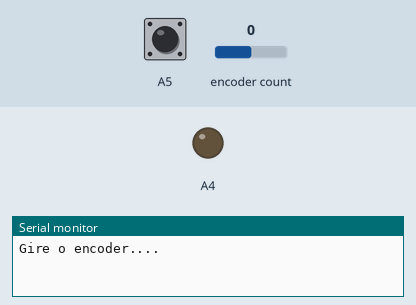
A sketch run on a simulated Arduino Uno, built with avr-gcc and run on an emulated ATmega328P. Shown: output pins drawn as LEDs (lit = HIGH), the last lines printed to the serial monitor. The test bench sets the inputs (shaded band); at power-on: A5 HIGH, encoder count 0.

Above: at 1.2 s.
1.3 s: A5 pulled LOW for 0.15 s
At 1.8 s:
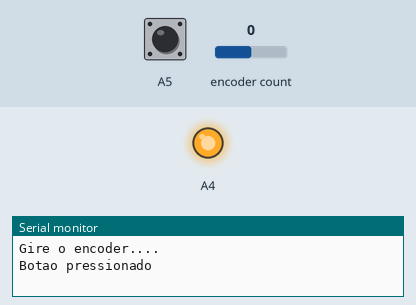
4.4 s: A5 pulled LOW for 1 s
At 5.4 s:
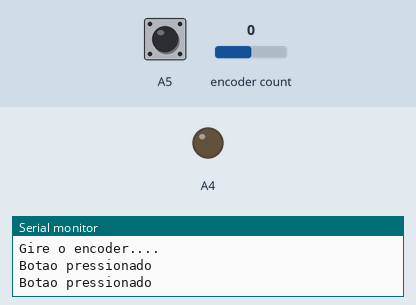
6.9 s: A5 pulled LOW for 3.2 s
At 7.3 s:
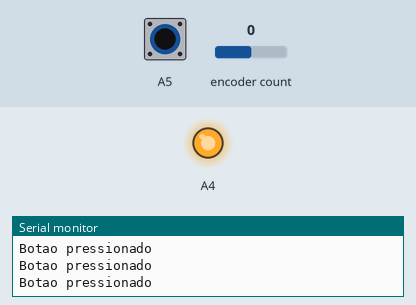
Timing chart, 0 to 9.9 s (numbered marks = the images above; inputs shaded):
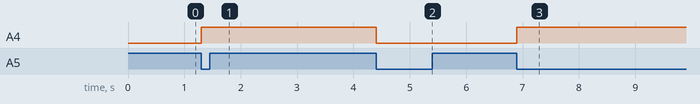

The sketch:

encoder.ino
```cpp
//Programa : Teste basico encoder Arduino
//Autor : Arduino e Cia

//Carrega a biblioteca do encoder
#include "RotaryEncoder.h"

//Pinos de ligacao do encoder
RotaryEncoder encoder(A3, A2);

//Variavel para o botao do encoder
int botao1 = 0;
int newPos = 0;

//Valvula
int valvula = 0;

void setup()
{
  Serial.begin(9600);
  Serial.println("Gire o encoder....");
  pinMode(A5, INPUT);
  pinMode(A5, INPUT_PULLUP);
  pinMode(A4, OUTPUT);

}

void loop()
{
  //Verifica se o botao do encoder foi pressionado
  botao1 = digitalRead(A5);
  if (botao1 != 1)
  {
    Serial.println("Botao pressionado");
    if (valvula == 0){
      digitalWrite(A4, HIGH);
      valvula = 1;
    }else{
      digitalWrite(A4, LOW);
      valvula = 0;
    }
    while (digitalRead(A5) == 0)
      delay(100);
  }

  //Le as informacoes do encoder
  static int pos = 0;
  encoder.tick();
  int newPos = encoder.getPosition();
  //Se a posicao foi alterada, mostra o valor
  //no Serial Monitor
  if (pos != newPos) {
    Serial.print(newPos);
    Serial.println();
    pos = newPos;
  }
}
```

Measured:
- after the input at 1.3 s, A4: LOW → HIGH at once
- after the input at 4.4 s, A4: HIGH → LOW at once
- after the input at 6.9 s, A4: LOW → HIGH at once
